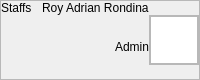
       <widget class="QFrame" name="Header">
        <property name="sizePolicy">
         <sizepolicy hsizetype="Expanding" vsizetype="Expanding">
          <horstretch>0</horstretch>
          <verstretch>0</verstretch>
         </sizepolicy>
        </property>
        <property name="minimumSize">
         <size>
          <width>0</width>
          <height>80</height>
         </size>
        </property>
        <property name="maximumSize">
         <size>
          <width>16777215</width>
          <height>80</height>
         </size>
        </property>
        <property name="cursor">
         <cursorShape>ArrowCursor</cursorShape>
        </property>
        <property name="frameShape">
         <enum>QFrame::StyledPanel</enum>
        </property>
        <property name="frameShadow">
         <enum>QFrame::Raised</enum>
        </property>
        <layout class="QHBoxLayout" name="horizontalLayout_3">
         <property name="spacing">
          <number>0</number>
         </property>
         <property name="leftMargin">
          <number>0</number>
         </property>
         <property name="topMargin">
          <number>0</number>
         </property>
         <property name="rightMargin">
          <number>0</number>
         </property>
         <property name="bottomMargin">
          <number>0</number>
         </property>
         <item>
          <widget class="QLabel" name="InterfaceTitle">
           <property name="layoutDirection">
            <enum>Qt::LeftToRight</enum>
           </property>
           <property name="text">
            <string>Staffs</string>
           </property>
           <property name="alignment">
            <set>Qt::AlignLeading</set>
           </property>
          </widget>
         </item>
         <item>
          <layout class="QHBoxLayout" name="UserPanel">
           <property name="rightMargin">
            <number>0</number>
           </property>
           <item>
            <layout class="QVBoxLayout" name="UserInfo">
             <property name="spacing">
              <number>0</number>
             </property>
             <item alignment="Qt::AlignRight">
              <widget class="QLabel" name="UserName">
               <property name="text">
                <string>Roy Adrian Rondina</string>
               </property>
               <property name="alignment">
                <set>Qt::AlignLeading</set>
               </property>
              </widget>
             </item>
             <item alignment="Qt::AlignRight">
              <widget class="QLabel" name="UserType">
               <property name="text">
                <string>Admin</string>
               </property>
               <property name="alignment">
                <set>Qt::AlignLeading</set>
               </property>
              </widget>
             </item>
            </layout>
           </item>
           <item>
            <widget class="QFrame" name="Profile">
             <property name="sizePolicy">
              <sizepolicy hsizetype="Fixed" vsizetype="Fixed">
               <horstretch>0</horstretch>
               <verstretch>0</verstretch>
              </sizepolicy>
             </property>
             <property name="minimumSize">
              <size>
               <width>50</width>
               <height>50</height>
              </size>
             </property>
             <property name="maximumSize">
              <size>
               <width>50</width>
               <height>50</height>
              </size>
             </property>
             <property name="frameShape">
              <enum>QFrame::StyledPanel</enum>
             </property>
             <property name="frameShadow">
              <enum>QFrame::Raised</enum>
             </property>
             <layout class="QVBoxLayout" name="verticalLayout_3">
              <property name="spacing">
               <number>0</number>
              </property>
              <property name="leftMargin">
               <number>0</number>
              </property>
              <property name="topMargin">
               <number>0</number>
              </property>
              <property name="rightMargin">
               <number>0</number>
              </property>
              <property name="bottomMargin">
               <number>0</number>
              </property>
              <item>
               <widget class="QGraphicsView" name="ProfilePic">
                <property name="enabled">
                 <bool>true</bool>
                </property>
                <property name="sizePolicy">
                 <sizepolicy hsizetype="Preferred" vsizetype="Preferred">
                  <horstretch>0</horstretch>
                  <verstretch>0</verstretch>
                 </sizepolicy>
                </property>
                <property name="minimumSize">
                 <size>
                  <width>0</width>
                  <height>0</height>
                 </size>
                </property>
               </widget>
              </item>
             </layout>
            </widget>
           </item>
          </layout>
         </item>
        </layout>
       </widget>
